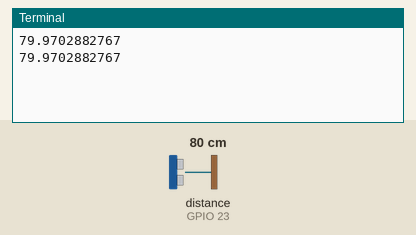
A program run on a simulated Raspberry Pi (BCM pin numbers). Parts: the last lines printed to the terminal. The test bench sets the inputs (shaded band); at power-on: distance to the obstacle (sensor on GPIO 23) 80 cm. The echo pulse lasts 58.3 µs per cm; the clock reads 2024-03-15 10:24:30 at power-on unless the program sets it.

Above: at 1.2 s.
1.3 s: distance to the obstacle (sensor on GPIO 23) set to 2 cm
At 2.6 s:
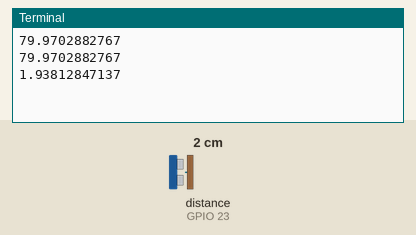
2.8 s: distance to the obstacle (sensor on GPIO 23) set to 4 cm
At 3.7 s:
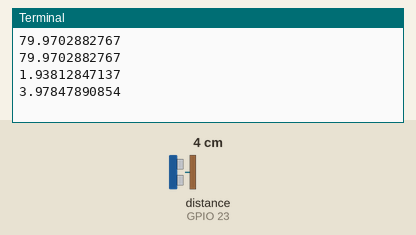
Timing chart, 0 to 5.8 s (numbered marks = the images above; inputs shaded):
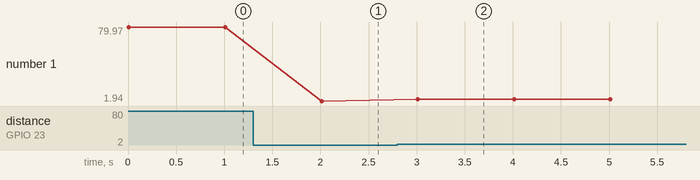

The program:

distance.py
```python
import RPi.GPIO as GPIO    #Importamos la libreria GPIO
import time                #Importamos time (time.sleep)

GPIO.setmode(GPIO.BCM)     #Ponemos la placa en modo BCM
GPIO_TRIGGER = 18          #Usamos el pin GPIO 25 como TRIGGER
GPIO_ECHO    = 23          #Usamos el pin GPIO 7 como ECHO
GPIO.setup(GPIO_TRIGGER,GPIO.OUT)  #Configuramos Trigger como salida
GPIO.setup(GPIO_ECHO,GPIO.IN)      #Configuramos Echo como entrada
GPIO.output(GPIO_TRIGGER,False)    #Ponemos el pin 18 como LOW

try:
    while True:     #Iniciamos un loop infinito
        GPIO.output(GPIO_TRIGGER,True)   #Enviamos un pulso de ultrasonidos
        time.sleep(0.00001)              #Una pequena pausa
        GPIO.output(GPIO_TRIGGER,False)  #Apagamos el pulso
        start = time.time()              #Guarda el tiempo actual mediante time.time()
        while GPIO.input(GPIO_ECHO)==0:  #Mientras el sensor no reciba senal...
            start = time.time()          #Mantenemos el tiempo actual mediante time.time()
        while GPIO.input(GPIO_ECHO)==1:  #Si el sensor recibe senal...
            stop = time.time()           #Guarda el tiempo actual mediante time.time() en otra variable
        elapsed = stop-start             #Obtenemos el tiempo transcurrido entre envio y recepcion
        distance = (elapsed * 34300)/2   #Distancia es igual a tiempo por velocidad partido por 2   D = (T x V)/2
        print distance                   #Devolvemos la distancia (en centimetros) por pantalla
        time.sleep(1)                    #Pequena pausa para no saturar el procesador de la Raspberry
except KeyboardInterrupt:                #Si el usuario pulsa CONTROL+C...
    print "quit"                         #Avisamos del cierre al usuario
    GPIO.cleanup()                       #Limpiamos los pines GPIO y salimos
```

Measured:
- after the input at 1.3 s, the terminal: prints a new line after 0.71 s (image 1)
- after the input at 2.8 s, the terminal: prints a new line after 0.21 s (image 2)
- plotted number 1: 79.97 → 1.94 after the input at 1.3 s, 1.94 → 3.98 after the input at 2.8 s
